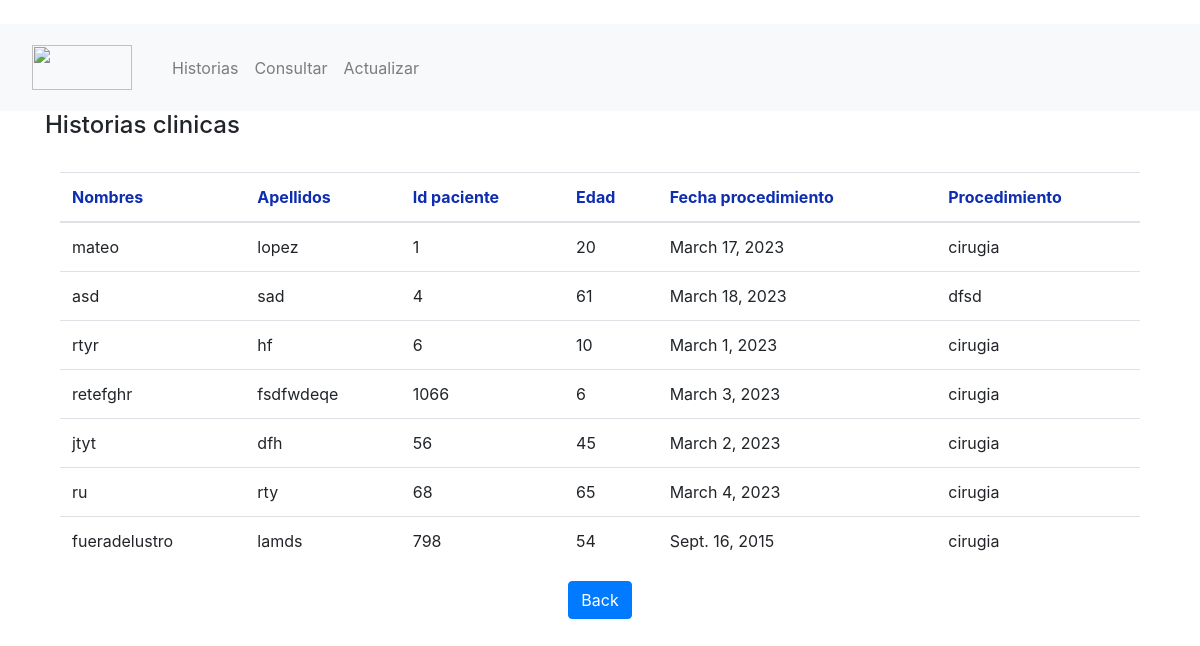
The page /manejadorhistorias/ on the database its author committed.
### manejadorhistorias/models.py (models this page shows, shortened)
class Historia(models.Model):
    id_historia = models.IntegerField()
    id_paciente = models.IntegerField()
    apellidos = models.CharField(max_length=50)
    nombres = models.CharField(max_length=50)
    edad = models.IntegerField()
    anio_nacimiento = models.IntegerField()
    edad = models.IntegerField()
    motivo = models.CharField(max_length=50)
    fecha = models.DateField()

### manejadorhistorias/views.py (the view)
# urls.py: path('manejadorhistorias/', views.historias_list, name='historias_list'),
def historias_list(request):
    historias = ml.get_historias()
    context = {
        'historias_list': historias
    }
    return render(request, 'ManejadorHistorias/historias.html', context)

### manejadorhistorias/logic/manejadorhistorias_logic.py (called while the page is built)
def get_historias():
    queryset = Historia.objects.all()
    return (queryset)

### manejadorhistorias/templates/ManejadorHistorias/historias.html (shortened to what this page needs)
{% extends 'base.html' %}
{% block content %}
<div class="content">
    <div class="">
        <div class="page-header-title">
            <h4 class="page-title">Historias clinicas</h4>
        </div>
    </div>
    <br>
    <div class="page-content-wrapper">
        <div class="container">
            <div class="panel panel-default">
                <div class="panel-body">
                    <table class="table table-hover">
                        <thead>
                        <tr style="color:#0E2EB0">
                            <th font color="red">Nombres</th>
                            <th>Apellidos</th>
                            <th>Id paciente</th>
                            <th>Edad</th>
                            <th>Fecha procedimiento</th>
                            <th>Procedimiento</th>
                        </tr>
                        </thead>
                        <tbody>
                        {% for paciente in historias_list %}
                        <tr>
                            <td>{{ paciente.nombres }}</td>
                            <td>{{ paciente.apellidos }}</td>
                            <td>{{ paciente.id_paciente }}</td>
                            <td>{{ paciente.edad }}</td>
                            <td>{{ paciente.fecha }}</td>
                            <td>{{ paciente.motivo }}</td>
                        </tr>
                        {% endfor %}
                        </tbody>
                    </table>
                    <div style="text-align:center;">
                        <button type="button" class="btn btn-primary waves-effect waves-light"
                                onClick=" window.location.href='/' ">
                            Back
                        </button>
                    </div>
                </div>
            </div>
        </div>
    </div>
</div>
{% endblock %}

### widmy/templates/base.html (shortened to what this page needs)
<!DOCTYPE html>
<html>
    <head>
        <link rel="stylesheet" href="https://stackpath.bootstrapcdn.com/bootstrap/4.1.3/css/bootstrap.min.css">
    </head>
    <body>
        <br>
        <nav class="navbar navbar-expand-lg navbar-light bg-light">
            <nav class="navbar navbar-light bg-light">
                <a class="navbar-brand" href="/">
                <img src="https://i.imgur.com/nQZwiGt.png" width="100" height="45" alt="">
                </a>
            </nav>
          <div class="collapse navbar-collapse" id="navbarSupportedContent">
            <ul class="navbar-nav mr-auto">
                <li class="nav-item">
                    <a class="nav-link" href="/manejadorhistorias/">Historias</a>
                </li>
                <li class="nav-item">
                    <a class="nav-link" href="/consulta/">Consultar</a>
                </li>
                <li class="nav-item">
                    <a class="nav-link" href="/actualizar/">Actualizar</a>
                </li>
            </ul>
          </div>
        </nav>
        <main>
          <div class="container" style="min-height: 580px;">
          {% block content %}
          {% endblock %}
          </div>
        </main>
    </body>
</html>

### rows shown on the page
Historia: nombres "mateo", apellidos "lopez", id_paciente "1", edad "20", fecha "March 17, 2023", motivo "cirugia"
Historia: nombres "asd", apellidos "sad", id_paciente "4", edad "61", fecha "March 18, 2023", motivo "dfsd"
Historia: nombres "rtyr", apellidos "hf", id_paciente "6", edad "10", fecha "March 1, 2023", motivo "cirugia"
Historia: nombres "retefghr", apellidos "fsdfwdeqe", id_paciente "1066", edad "6", fecha "March 3, 2023", motivo "cirugia"
Historia: nombres "jtyt", apellidos "dfh", id_paciente "56", edad "45", fecha "March 2, 2023", motivo "cirugia"
Historia: nombres "ru", apellidos "rty", id_paciente "68", edad "65", fecha "March 4, 2023", motivo "cirugia"
Historia: nombres "fueradelustro", apellidos "lamds", id_paciente "798", edad "54", fecha "Sept. 16, 2015", motivo "cirugia"
